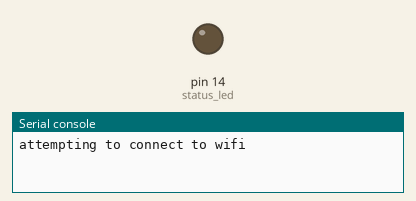
Simulated run of this program. Board: MicroPython board. Parts: output pins drawn as LEDs (lit = HIGH), the last lines printed to the serial console. WiFi joins after 1.5 s. At 1.5 s the program stops and its outputs stay as they are.

Above: at 0.1 s.
At 1.6 s:
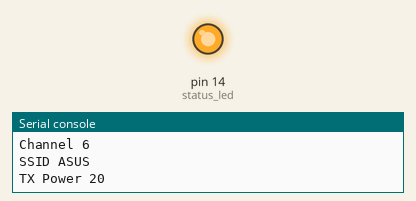
Timing chart, 0 to 3.0 s (numbered marks = the images above):
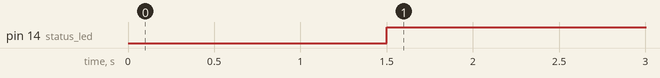

Measured:
- by itself, pin 14 (status_led): LOW → HIGH at 1.5 s

The program:

testwifi.py
```python
#Library
from machine import Pin
import network
import ubinascii
#Setup
#LED to indicate that wifi is connected
status_led= Pin(14, Pin.OUT)
status_led.off()  #set it off initially

wlan = network.WLAN(network.STA_IF)
wlan.active(True)
#Your wifi connection credentials here
ssid = "ASUS"
password = "Study090317"
print('attempting to connect to wifi')
wlan.connect(ssid, password)
while True:

    if wlan.isconnected():
        break

status_led.on()
print("Wifi Connected" , wlan.ifconfig())
mac = ubinascii.hexlify(wlan.config('mac'),':').decode()
print('Mac Address ' , mac)
# Other things you can query
print('Channel',wlan.config('channel'))
print('SSID',wlan.config('essid'))
print('TX Power',wlan.config('txpower'))
```
